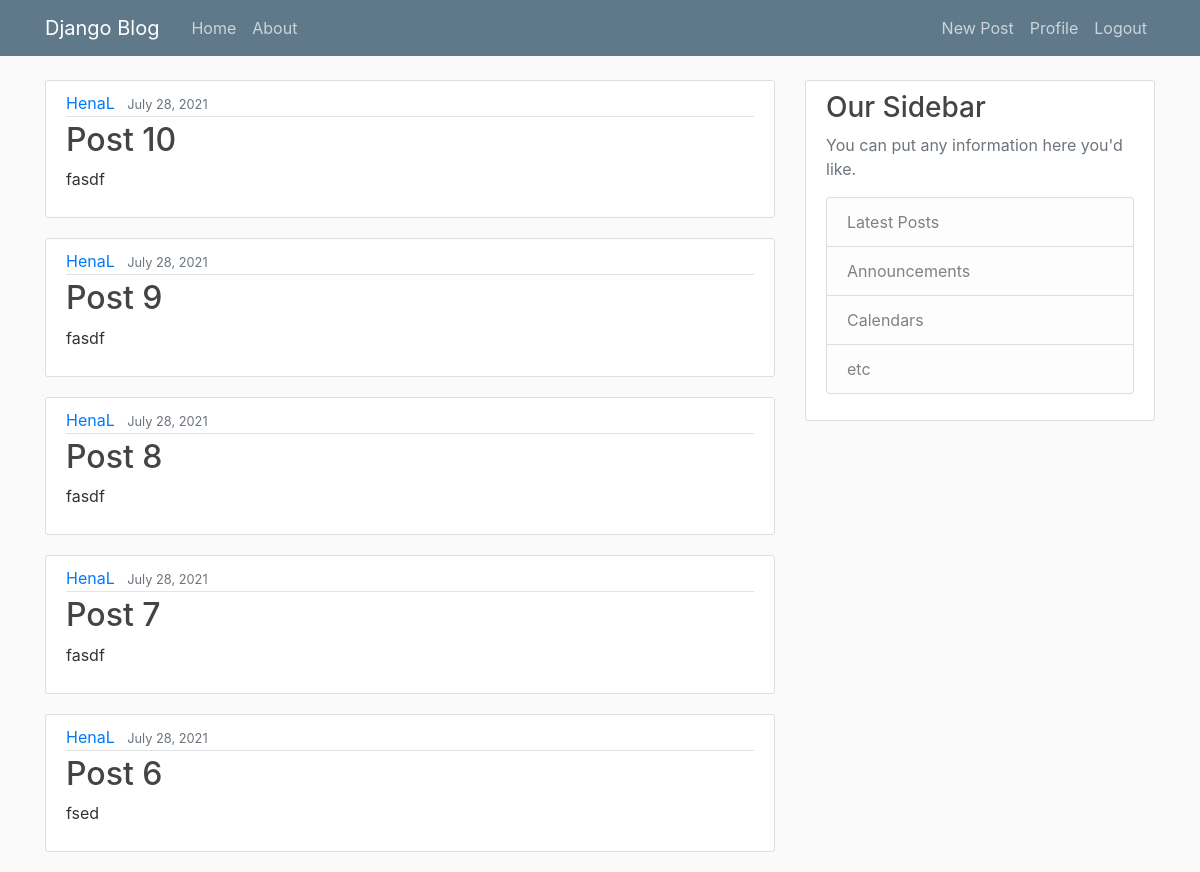
Screenshot of / (signed in) with the database file from the repository.
### blog/models.py (models this page shows, shortened)
class Post(models.Model):
    title = models.CharField(max_length=100)
    content = models.TextField()
    date_posted = models.DateTimeField(default=timezone.now)
    author = models.ForeignKey(User, on_delete=models.CASCADE)

### blog/views.py (the view)
# urls.py: path('', PostListView.as_view(), name='blog-home'),
class PostListView(ListView):
    model = Post
    template_name = 'blog/home.html' #<app>/<model>_<viewtype>.html
    context_object_name = 'posts'
    ordering = ['-date_posted']
    paginate_by = 5

### blog/templates/blog/home.html
{% extends "blog/base.html" %}
{% block content %}
    {% for post in posts %}
        <article class="media content-section">
          <div class="media-body">
            <div class="article-metadata">
              <a class="mr-2" href="#">{{ post.author }}</a>
              <small class="text-muted">{{ post.date_posted|date:"F d, Y" }}</small>
            </div>
            <h2><a class="article-title" href="{% url 'post-detail' post.id %}">{{ post.title }}</a></h2>
            <p class="article-content">{{ post.content }}</p>
          </div>
        </article>
    {% endfor %}
{% endblock content %}

### blog/static/blog/main.css (style rules this page uses)
body { background: #fafafa; color: #333333; margin-top: 5rem; }
h1, h2, h3, h4, h5, h6 { color: #444444; }
.content-section { background: #ffffff; padding: 10px 20px; border: 1px solid #dddddd; border-radius: 3px; margin-bottom: 20px; }
.article-title { color: #444444; }
.article-content { white-space: pre-line; }
.article-metadata { padding-bottom: 1px; margin-bottom: 4px; border-bottom: 1px solid #e3e3e3 }

### rows the page displays
Post: author "HenaL", date_posted "July 28, 2021", title "Post 10", content "fasdf"
Post: author "HenaL", date_posted "July 28, 2021", title "Post 9", content "fasdf"
Post: author "HenaL", date_posted "July 28, 2021", title "Post 8", content "fasdf"
Post: author "HenaL", date_posted "July 28, 2021", title "Post 7", content "fasdf"
Post: author "HenaL", date_posted "July 28, 2021", title "Post 6", content "fsed"
